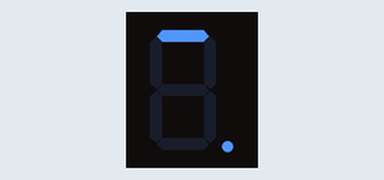
Simulated run of this sketch. Board: Arduino Uno, built with avr-gcc and run on an emulated ATmega328P. Shown: 1-digit seven-segment display. Wiring (inferred from the names in the program): 1-digit 7-segment display, segments lit when LOW: segments pin 13, pin 12, pin 11, pin 10, pin 9, pin 8, pin 7, pin 6. The segment pins are drawn as the display they are named for.

Above: at 0.1 s.
At 1.1 s:
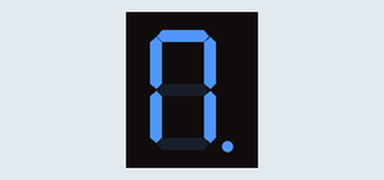
At 2.1 s:
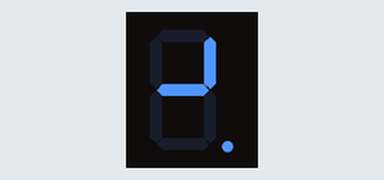
At 4.1 s:
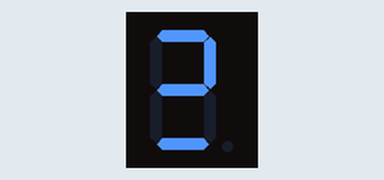
At 6.1 s:
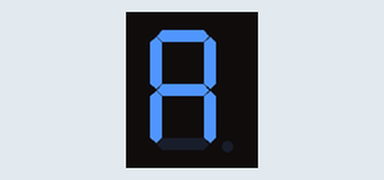
At 9.1 s:
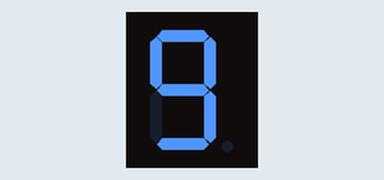

Measured:
- by itself, everything shown: repeats every 10.0 s, in 10 steps
- what the display in image 1 shows lasts 1.0 s, from 1.0 s to 2.0 s

The sketch:

7_SEGMENT_ARUINO_CODE.ino
```cpp
unsigned const int A = 13;
unsigned const int B = 12;
unsigned const int C = 11;
unsigned const int D = 10;
unsigned const int E = 9;
unsigned const int F = 8;
unsigned const int G = 7;
unsigned const int H = 6;


void setup(void)
{
  pinMode(A, OUTPUT);
  pinMode(B, OUTPUT);
  pinMode(C, OUTPUT);
  pinMode(D, OUTPUT);
  pinMode(E, OUTPUT);
  pinMode(F, OUTPUT);
  pinMode(G, OUTPUT);
  pinMode(H, OUTPUT);
}

//My Functions

void zero(void) {
  digitalWrite(A, LOW);
  digitalWrite(B, HIGH);
  digitalWrite(C, HIGH);
  digitalWrite(D, HIGH);
  digitalWrite(E, HIGH);
  digitalWrite(F, HIGH);
  digitalWrite(G, HIGH);

}

void one(void) {
  digitalWrite(A, LOW);
  digitalWrite(B, LOW);
  digitalWrite(C, LOW);
  digitalWrite(D, HIGH);
  digitalWrite(E, LOW);
  digitalWrite(F, LOW);
  digitalWrite(G, HIGH);
  digitalWrite(H, LOW);
}

void two(void) {
  digitalWrite(A, HIGH);
  digitalWrite(B, LOW);
  digitalWrite(C, HIGH);
  digitalWrite(D, HIGH);
  digitalWrite(E, HIGH);
  digitalWrite(F, HIGH);
  digitalWrite(G, LOW);
  digitalWrite(H, LOW);
}

void three(void) {
  digitalWrite(A, LOW);
  digitalWrite(B, HIGH);
  digitalWrite(C, LOW);
  digitalWrite(D, LOW);
  digitalWrite(E, HIGH);
  digitalWrite(F, LOW);
  digitalWrite(G, LOW);
  digitalWrite(H, HIGH);
}

void four(void) {
  digitalWrite(A, LOW);
  digitalWrite(B, LOW);
  digitalWrite(C, HIGH);
  digitalWrite(D, LOW);
  digitalWrite(E, HIGH);
  digitalWrite(F, HIGH);
  digitalWrite(G, LOW);
  digitalWrite(H, HIGH);
}

void five(void) {
  digitalWrite(A, LOW);
  digitalWrite(B, LOW);
  digitalWrite(C, LOW);
  digitalWrite(D, HIGH);
  digitalWrite(E, HIGH);
  digitalWrite(F, LOW);
  digitalWrite(G, LOW);
  digitalWrite(H, HIGH);
}

void six(void) {
  digitalWrite(A, LOW);
  digitalWrite(B, LOW);
  digitalWrite(C, LOW);
  digitalWrite(D, HIGH);
  digitalWrite(E, LOW);
  digitalWrite(F, LOW);
  digitalWrite(G, LOW);
  digitalWrite(H, HIGH);
}

void seven(void) {
  digitalWrite(A, HIGH);
  digitalWrite(B, HIGH);
  digitalWrite(C, LOW);
  digitalWrite(D, LOW);
  digitalWrite(E, HIGH);
  digitalWrite(F, HIGH);
  digitalWrite(G, LOW);
  digitalWrite(H, HIGH);
}

void eight(void) {
  digitalWrite(A, LOW);
  digitalWrite(B, LOW);
  digitalWrite(C, LOW);
  digitalWrite(D, LOW);
  digitalWrite(E, LOW);
  digitalWrite(F, LOW);
  digitalWrite(G, LOW);
  digitalWrite(H, HIGH);
}

void nine(void) {
  digitalWrite(A, LOW);
  digitalWrite(B, LOW);
  digitalWrite(C, LOW);
  digitalWrite(D, LOW);
  digitalWrite(E, HIGH);
  digitalWrite(F, LOW);
  digitalWrite(G, LOW);
  digitalWrite(H, HIGH);
}

// Start
void loop(void)
{
  zero();
  delay(1000);

  one();
  delay(1000);

  two();
  delay(1000);

  three();
  delay(1000);

  four();
  delay(1000);

  five();
  delay(1000);

  six();
  delay(1000);

  seven();
  delay(1000);

  eight();
  delay(1000);

  nine();
  delay(1000);
}
```
